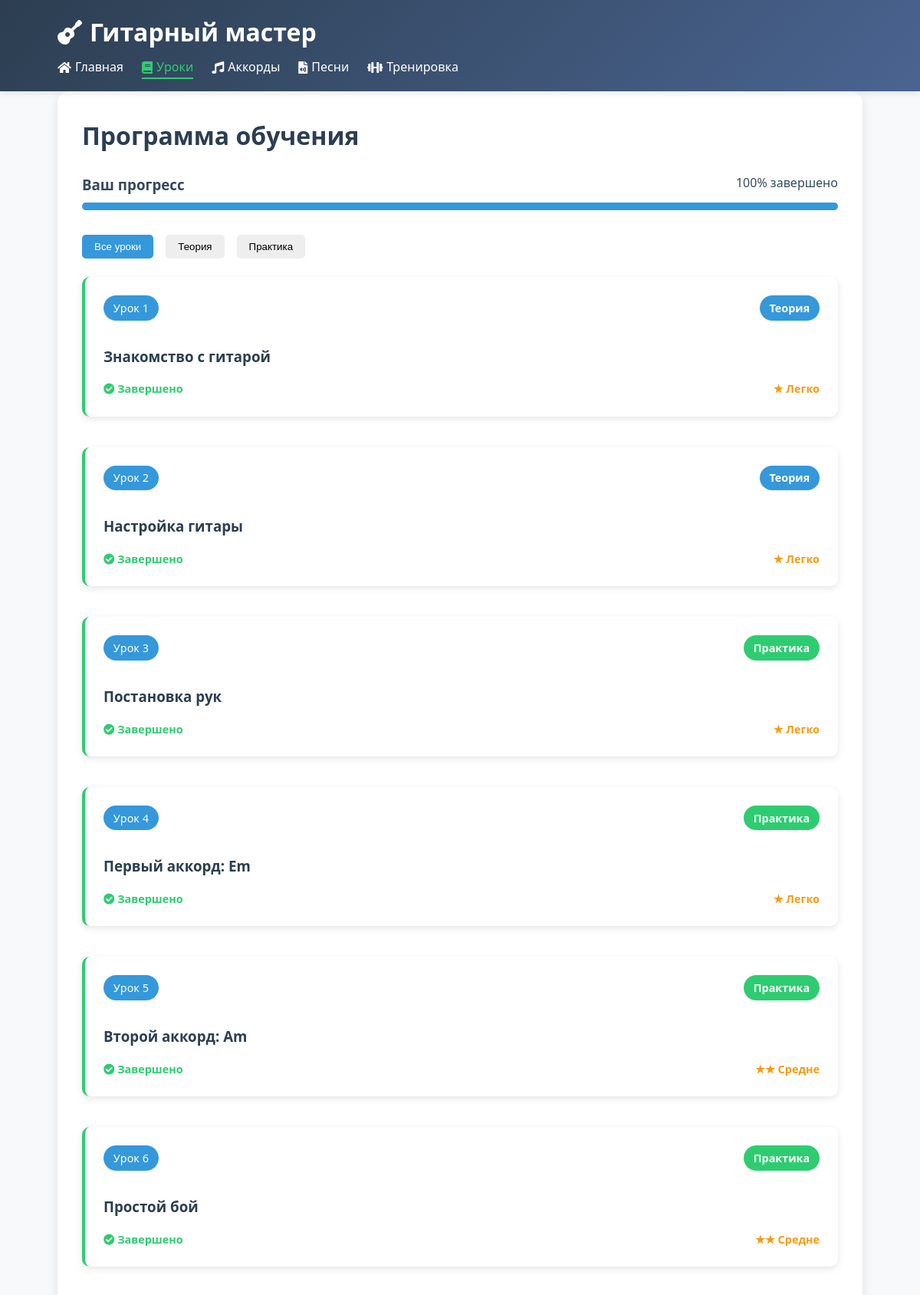
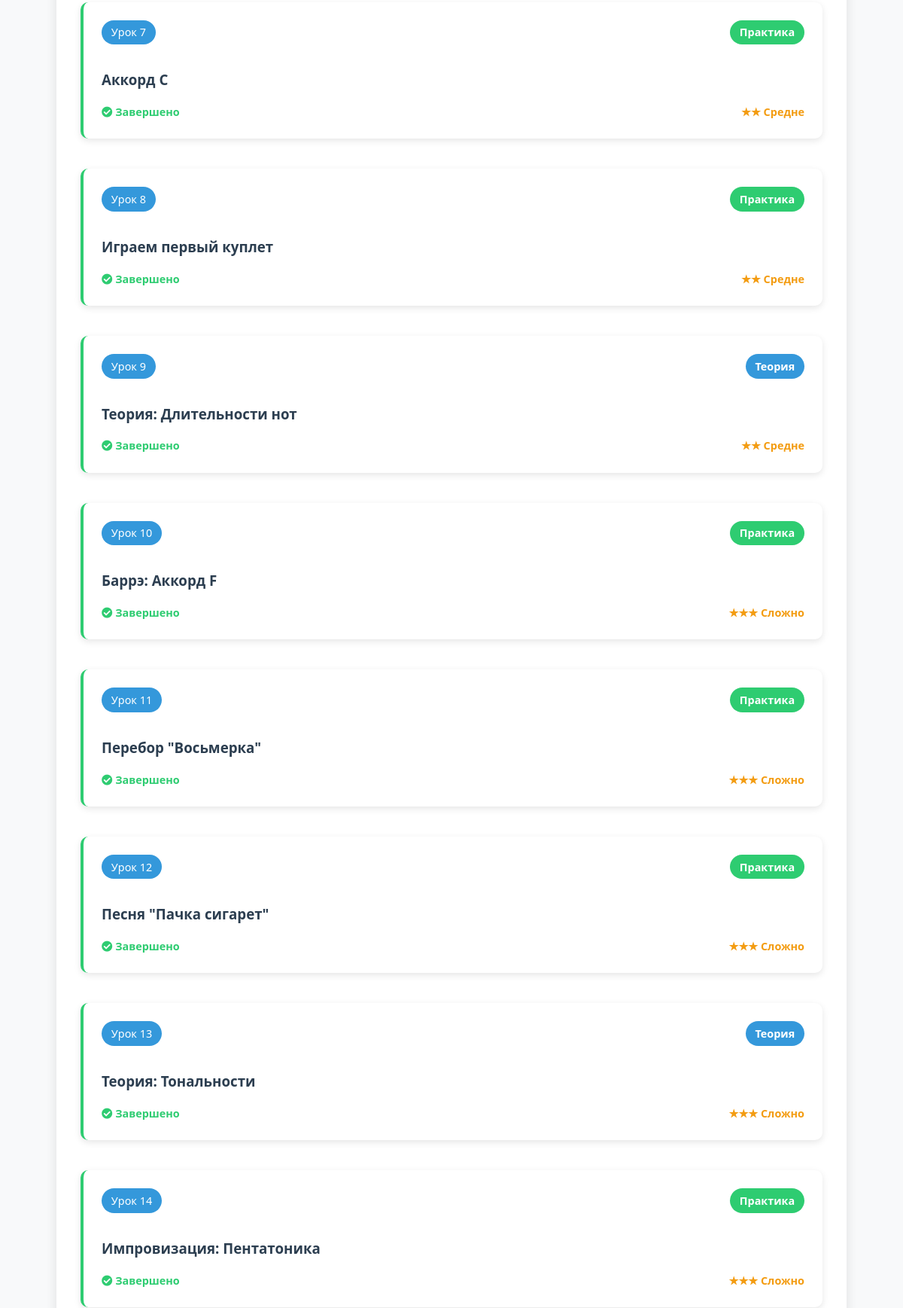
The page /lessons (upper part) on the database its author committed (2 pictures, top to bottom).
### tables this page shows
CREATE TABLE lessons (
                id INTEGER PRIMARY KEY,
                title TEXT NOT NULL,
                content TEXT,
                lesson_type TEXT,
                order_index INTEGER
            );

### app.py (the view)
@app.route('/lessons')
def lessons_page():
    lessons = get_lessons()
    user_id = session.get('user_id', 'default_user')
    completed_lessons = get_user_progress(user_id)
    total_lessons = len(lessons)
    progress_percent = 0
    if total_lessons > 0:
        progress_percent = int(round(len(completed_lessons) / total_lessons * 100))
    return render_template(
        'lessons.html',
        lessons=lessons,
        completed_lessons=completed_lessons,
        progress_percent=progress_percent
    )

### database.py (called while the page is built)
def create_connection():
    try:
        conn = sqlite3.connect('guitar_tutor.db', check_same_thread=False)
        return conn
    except sqlite3.Error as e:
        print(f"Ошибка подключения к базе данных: {e}")
        return None

def get_lessons():
    try:
        conn = create_connection()
        cursor = conn.cursor()
        cursor.execute("SELECT * FROM lessons ORDER BY order_index")
        lessons = []
        for row in cursor.fetchall():
            lessons.append({
                'id': row[0],
                'title': row[1],
                'content': row[2],
                'lesson_type': row[3],
                'order_index': row[4]
            })
        return lessons
    except sqlite3.Error as e:
        print(f"Ошибка при получении уроков: {e}")
        return []
    finally:
        if conn:
            conn.close()

def get_user_progress(user_id):
    try:
        conn = create_connection()
        cursor = conn.cursor()
        cursor.execute("SELECT lesson_id FROM user_progress WHERE user_id = ? AND completed = 1", (user_id,))
        completed_lessons = [row[0] for row in cursor.fetchall()]
        return completed_lessons
    except sqlite3.Error as e:
        print(f"Ошибка при получении прогресса: {e}")
        return []
    finally:
        if conn:
            conn.close()

### templates/lessons.html (shortened to what this page needs)
{% extends "base.html" %}
{% block content %}
<section class="lessons-page">
    <h2>Программа обучения</h2>
    <div class="progress-container">
        <div class="progress-header">
            <h3>Ваш прогресс</h3>
            <span>{{ progress_percent }}% завершено</span>
        </div>
        <div class="progress-bar">
            <div class="progress" style="width: {{ progress_percent }}%"></div>
        </div>
    </div>
    <div class="lessons-tabs">
        <button class="tab-btn active" data-tab="all">Все уроки</button>
        <button class="tab-btn" data-tab="theory">Теория</button>
        <button class="tab-btn" data-tab="practice">Практика</button>
    </div>
    <div class="lessons-list">
        {% for lesson in lessons %}
        <div class="lesson-card {% if lesson['id'] in completed_lessons %}completed{% endif %}" data-type="{{ lesson['lesson_type'] }}">
            <div class="lesson-header">
                <div class="lesson-number">Урок {{ lesson['order_index'] }}</div>
                <div class="lesson-type {{ lesson['lesson_type'] }}">
                    {{ 'Теория' if lesson['lesson_type'] == 'theory' else 'Практика' }}
                </div>
            </div>
            <h3><a href="{{ url_for('lesson_detail', lesson_id=lesson['id']) }}">{{ lesson['title'] }}</a></h3>
            <div class="lesson-footer">
                {% if lesson['id'] in completed_lessons %}
                <span class="completed-badge"><i class="fas fa-check-circle"></i> Завершено</span>
                {% else %}
                <span class="duration"><i class="fas fa-clock"></i> 15-20 мин</span>
                {% endif %}
                <span class="difficulty">
                    {% if lesson['order_index'] < 5 %}★ Легко
                    {% elif lesson['order_index'] < 10 %}★★ Средне
                    {% else %}★★★ Сложно
                    {% endif %}
                </span>
            </div>
        </div>
        {% endfor %}
    </div>
</section>
{% endblock %}

### static/style.css (style rules this page uses)
:root { --primary: #3498db; --secondary: #2ecc71; --danger: #e74c3c; --warning: #f39c12; --dark: #2c3e50; --light: #ecf0f1; --gray: #95a5a6; --text: #34495e; --bg-light: #f8f9fa; --border: #ddd; --shadow: rgba(0,0,0,0.1); }
* { margin: 0; padding: 0; box-sizing: border-box; }
body { font-family: 'Segoe UI', Tahoma, Geneva, Verdana, sans-serif; line-height: 1.6; color: var(--text); background-color: var(--bg-light); }
h2 { font-size: 2rem; margin-bottom: 1.5rem; color: var(--dark); }
.chords-grid, .songs-list, .lessons-list { display: grid; gap: 1.5rem; }
.songs-list, .lessons-list { grid-template-columns: 1fr; }
.chord-card, .song-card, .lesson-card { background: white; border-radius: 10px; overflow: hidden; box-shadow: 0 3px 10px var(--shadow); transition: transform 0.3s, box-shadow 0.3s; }
.difficulty { color: var(--warning); font-weight: bold; }
.lessons-page { background: white; padding: 2rem; border-radius: 15px; box-shadow: 0 5px 15px var(--shadow); }
.progress-container { margin-bottom: 2rem; }
.progress-header { display: flex; justify-content: space-between; margin-bottom: 0.5rem; }
.progress-bar { height: 10px; background: #eee; border-radius: 5px; overflow: hidden; }
.progress { height: 100%; background: var(--primary); transition: width 0.5s; }
.lessons-tabs { display: flex; gap: 1rem; margin-bottom: 1.5rem; }
.tab-btn { padding: 0.5rem 1rem; background: #eee; border: none; border-radius: 5px; cursor: pointer; transition: background 0.3s; }
.tab-btn.active { background: var(--primary); color: white; }
.lesson-card { padding: 1.5rem; margin-bottom: 1rem; border-left: 4px solid var(--primary); }
.lesson-card.completed { border-left-color: var(--secondary); }
.lesson-header { display: flex; justify-content: space-between; margin-bottom: 1rem; }
.lesson-number { background: var(--primary); color: white; padding: 0.3rem 0.8rem; border-radius: 20px; font-size: 0.9rem; }
.lesson-type { padding: 0.3rem 0.8rem; border-radius: 20px; font-size: 0.9rem; font-weight: bold; }
.lesson-type.theory { background: #3498db; color: white; }
.lesson-type.practice { background: #2ecc71; color: white; }
.lesson-card h3 a { color: var(--dark); text-decoration: none; }
.lesson-footer { display: flex; justify-content: space-between; margin-top: 1rem; font-size: 0.9rem; color: var(--gray); }
.completed-badge { color: var(--secondary); font-weight: bold; }
.lesson-header { display: flex; justify-content: space-between; margin-bottom: 2rem; }

### rows shown on the page
lessons: order_index "1", lesson_type "Теория", title "Знакомство с гитарой", shows "Завершено", shows "★ Легко"
lessons: order_index "2", lesson_type "Теория", title "Настройка гитары", shows "Завершено", shows "★ Легко"
lessons: order_index "3", lesson_type "Практика", title "Постановка рук", shows "Завершено", shows "★ Легко"
lessons: order_index "4", lesson_type "Практика", title "Первый аккорд: Em", shows "Завершено", shows "★ Легко"
lessons: order_index "5", lesson_type "Практика", title "Второй аккорд: Am", shows "Завершено", shows "★★ Средне"
lessons: order_index "6", lesson_type "Практика", title "Простой бой", shows "Завершено", shows "★★ Средне"
lessons: order_index "7", lesson_type "Практика", title "Аккорд C", shows "Завершено", shows "★★ Средне"
lessons: order_index "8", lesson_type "Практика", title "Играем первый куплет", shows "Завершено", shows "★★ Средне"
lessons: order_index "9", lesson_type "Теория", title "Теория: Длительности нот", shows "Завершено", shows "★★ Средне"
lessons: order_index "10", lesson_type "Практика", title "Баррэ: Аккорд F", shows "Завершено", shows "★★★ Сложно"
lessons: order_index "11", lesson_type "Практика", title "Перебор \"Восьмерка\"", shows "Завершено", shows "★★★ Сложно"
lessons: order_index "12", lesson_type "Практика", title "Песня \"Пачка сигарет\"", shows "Завершено", shows "★★★ Сложно"
lessons: order_index "13", lesson_type "Теория", title "Теория: Тональности", shows "Завершено", shows "★★★ Сложно"
lessons: order_index "14", lesson_type "Практика", title "Импровизация: Пентатоника", shows "Завершено", shows "★★★ Сложно"

### other values the page prints
{{ progress_percent }} "100"
